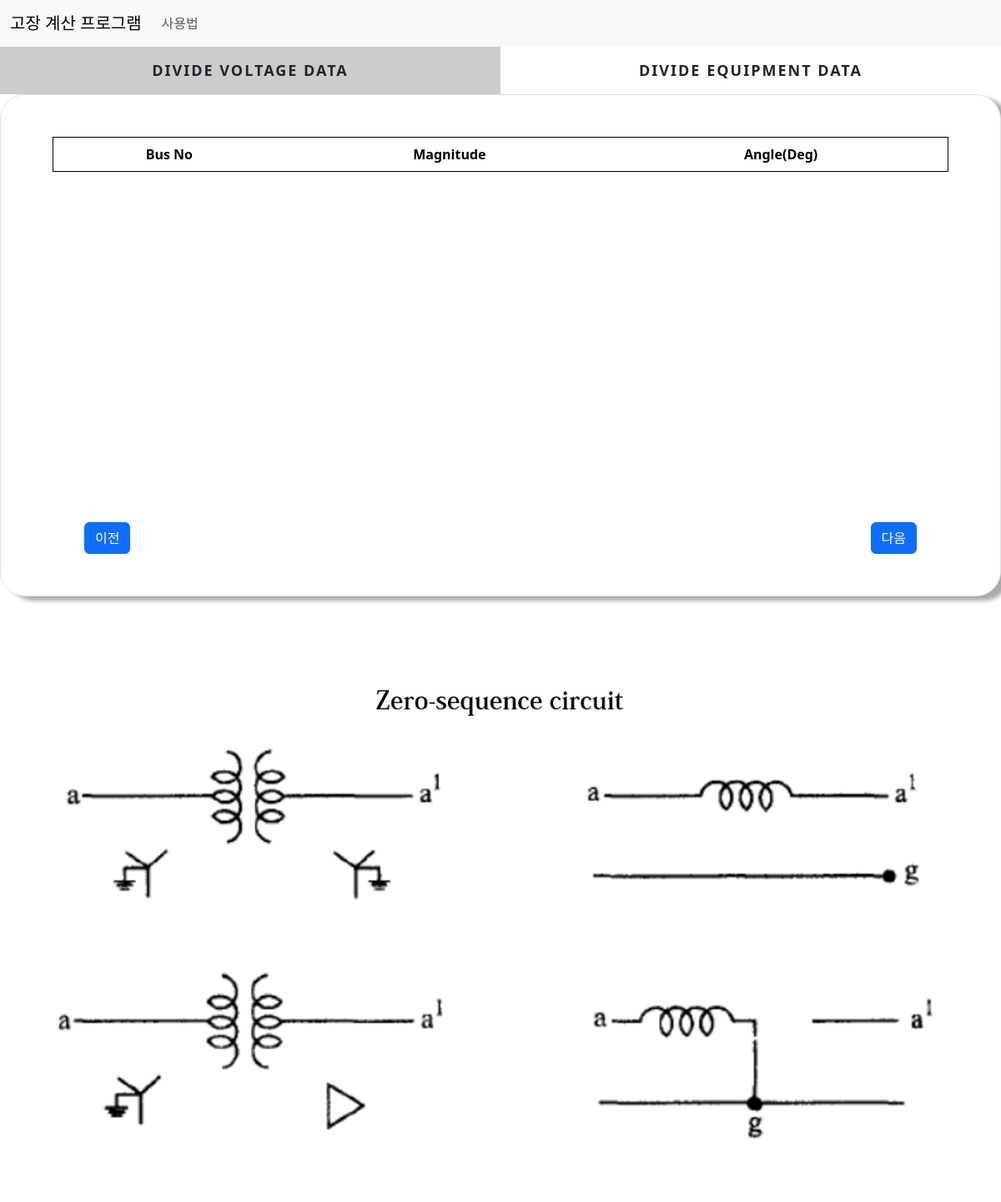
Before: /slider/ with the older database file.
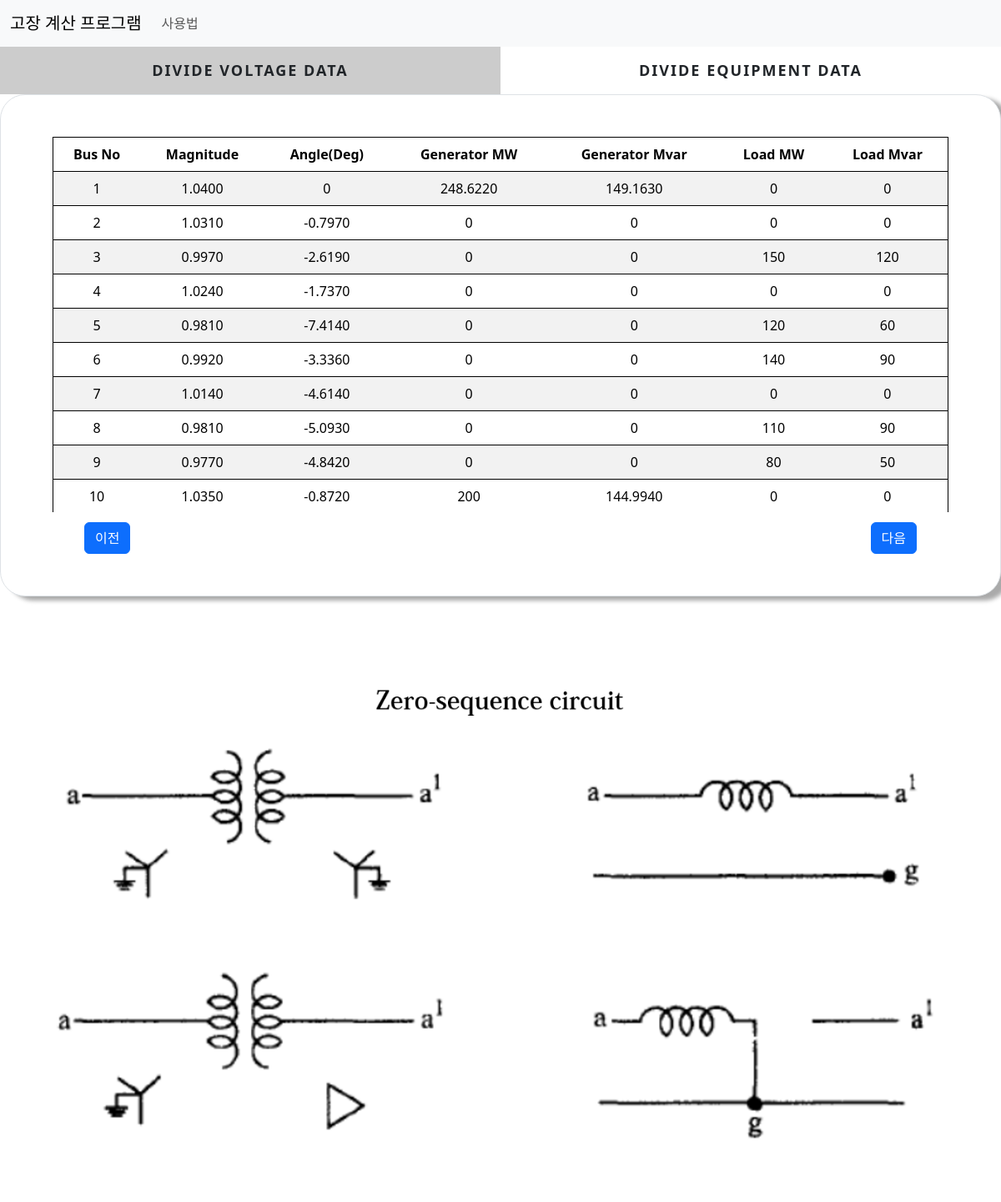
After: the same page with the newer database file.
### cal/models.py (models this page shows)
class Sliderbus(models.Model):
    Bus_No =models.SmallIntegerField()
    Voltage_Mag = models.FloatField(default=0)
    Voltage_Deg = models.FloatField(default=0)
    Generator_MW = models.FloatField(default=0,null=True,blank=True)
    Generator_Mvar = models.FloatField(default=0,null=True,blank=True)
    Load_MW = models.FloatField(default=0,null=True,blank=True)
    Load_Mvar = models.FloatField(default=0,null=True,blank=True)

### cal/views.py (the view)
# urls.py: path('slider/',views.slider, name='slider'),
def slider(request):
    sliderbus = Sliderbus.objects.all()
    sliderline = SliderLine.objects.all()
    condition = conditionCheck.objects.get(find_con=True)
    fault_con = FaultCondition.objects.get(to_find=True)
    context={'sliderbus':sliderbus, 'sliderline':sliderline,'fault_con':fault_con,'condition':condition}
    return render(request,'cal/slider.html',context=context)

### cal/templates/cal/slider.html (shortened to what this page needs)
{% extends './base.html'%}
{% load static %}
{% block content %}
<div class="main">
    <div class="tab other">
      <label for="tab-1">Divide Voltage Data</label>
      <label for="tab-2">Divide Equipment Data</label>
    </div>
    <div class="content">
      <div class="content-dis">
        <div class="border">
          <div class="container  fault">
            <table class="table table-striped">
              {% if condition.is_flow %}
                <thead>
                  <tr>
                    <td>Bus No</td>
                    <td>Magnitude</td>
                    <td>Angle(Deg)</td>
                    <td>Generator MW</td>
                    <td>Generator Mvar</td>
                    <td>Load MW</td>
                    <td>Load Mvar</td>
                  </tr>
                </thead>
                <tbody>
                  {% for i in sliderbus %}
                  <tr>
                    <td>{{i.Bus_No}}</td>
                    <td>{{i.Voltage_Mag|floatformat:-4}}</td>
                    <td>{{i.Voltage_Deg|floatformat:-4}}</td>
                    <td>{{i.Generator_MW|floatformat:-4}}</td>
                    <td>{{i.Generator_Mvar|floatformat:-4}}</td>
                    <td>{{i.Load_MW|floatformat:-4}}</td>
                    <td>{{i.Load_Mvar|floatformat:-4}}</td>
                  </tr>
                  {% endfor %}
                </tbody>
              {% else %}
                <thead>
                  <tr>
                    <td>Bus No</td>
                    <td>Magnitude</td>
                    <td>Angle(Deg)</td>
                  </tr>
                </thead>
              {% endif %}
            </table>
          </div>
          {% if fault_con.is_flow %}
            <a class="btn btn-primary prev" href="{% url 'flow' %}">이전</a>
          {% else %}
            <a class="btn btn-primary prev" href="{% url 'initial' %}">이전</a>
          {% endif %}
          {% if fault_con.fault_type == 0 %}
            <a class="btn btn-primary next" href="{% url 'ybus' %}">다음</a>
          {% else %}
            <a class="btn btn-primary next" href="{% url 'transformer' %}">다음</a>
          {% endif %}
        </div>
      </div>
    </div>
  </div>
  {% if faultcon.fault_type == 0 %}
    {% if fault_con.is_shunt %}
      {% if fault_con.is_load_effect %}
        <img src="{% static 'cal/images/ybusbload.png'%}">
      {% else %}
        <img src="{% static 'cal/images/ybusb.png'%}">
      {% endif %}
    {% else %}
      {% if fault_con.is_load_effect %}
        <img src="{% static 'cal/images/ybusload.png'%}">
      {% else %}
        <img src="{% static 'cal/images/ybus.png'%}">
      {% endif %}
    {% endif%}
  {% else%}
    <img src="{% static 'cal/images/zero-sequence.png'%}">
  {% endif %}
{% endblock content%}

Changed rows visible on the page:
added Sliderbus: Bus_No "1", Voltage_Mag "1.0400", Voltage_Deg "0", Generator_MW "248.6220", Generator_Mvar "149.1630", Load_MW "0", Load_Mvar "0"
added Sliderbus: Bus_No "2", Voltage_Mag "1.0310", Voltage_Deg "-0.7970", Generator_MW "0", Generator_Mvar "0", Load_MW "0", Load_Mvar "0"
added Sliderbus: Bus_No "3", Voltage_Mag "0.9970", Voltage_Deg "-2.6190", Generator_MW "0", Generator_Mvar "0", Load_MW "150", Load_Mvar "120"
added Sliderbus: Bus_No "4", Voltage_Mag "1.0240", Voltage_Deg "-1.7370", Generator_MW "0", Generator_Mvar "0", Load_MW "0", Load_Mvar "0"
added Sliderbus: Bus_No "5", Voltage_Mag "0.9810", Voltage_Deg "-7.4140", Generator_MW "0", Generator_Mvar "0", Load_MW "120", Load_Mvar "60"
added Sliderbus: Bus_No "6", Voltage_Mag "0.9920", Voltage_Deg "-3.3360", Generator_MW "0", Generator_Mvar "0", Load_MW "140", Load_Mvar "90"
added Sliderbus: Bus_No "7", Voltage_Mag "1.0140", Voltage_Deg "-4.6140", Generator_MW "0", Generator_Mvar "0", Load_MW "0", Load_Mvar "0"
added Sliderbus: Bus_No "8", Voltage_Mag "0.9810", Voltage_Deg "-5.0930", Generator_MW "0", Generator_Mvar "0", Load_MW "110", Load_Mvar "90"
added Sliderbus: Bus_No "9", Voltage_Mag "0.9770", Voltage_Deg "-4.8420", Generator_MW "0", Generator_Mvar "0", Load_MW "80", Load_Mvar "50"
added Sliderbus: Bus_No "10", Voltage_Mag "1.0350", Voltage_Deg "-0.8720", Generator_MW "200", Generator_Mvar "144.9940", Load_MW "0", Load_Mvar "0"
Other visible differences:
text now shown: "Generator MW Generator Mvar Load MW Load Mvar"
